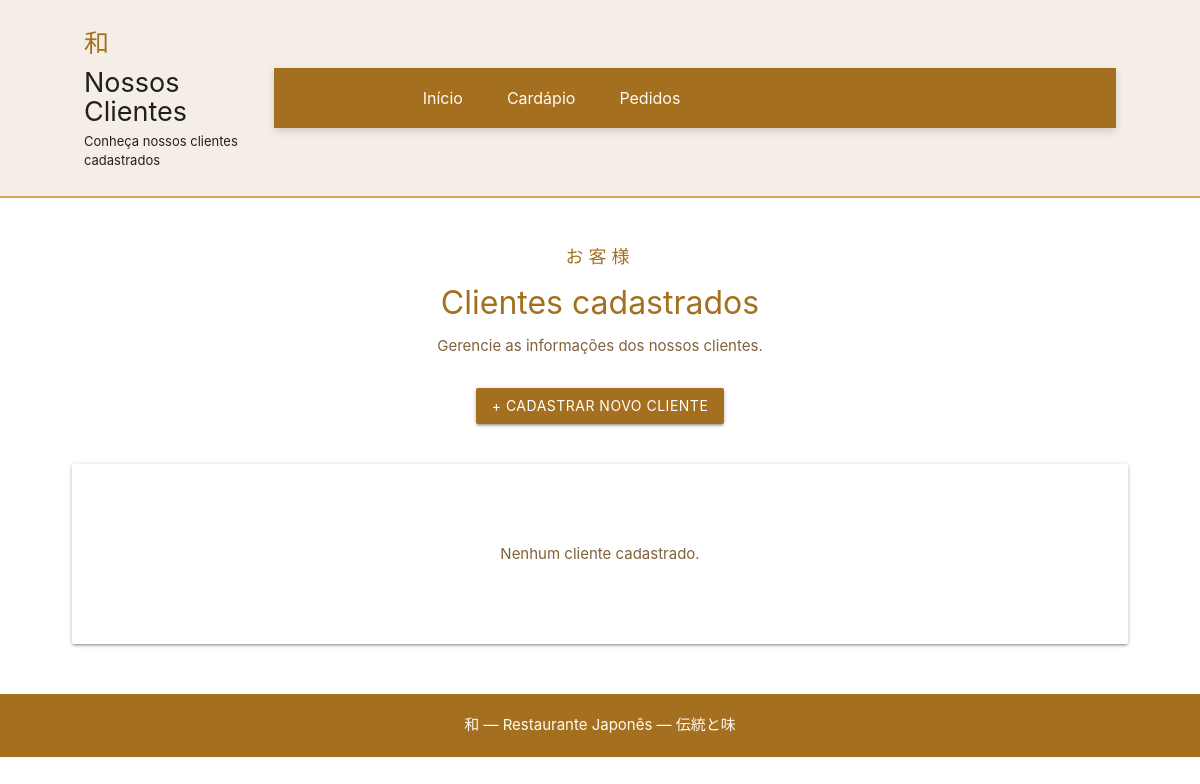
Before: /clientes with the older database file.
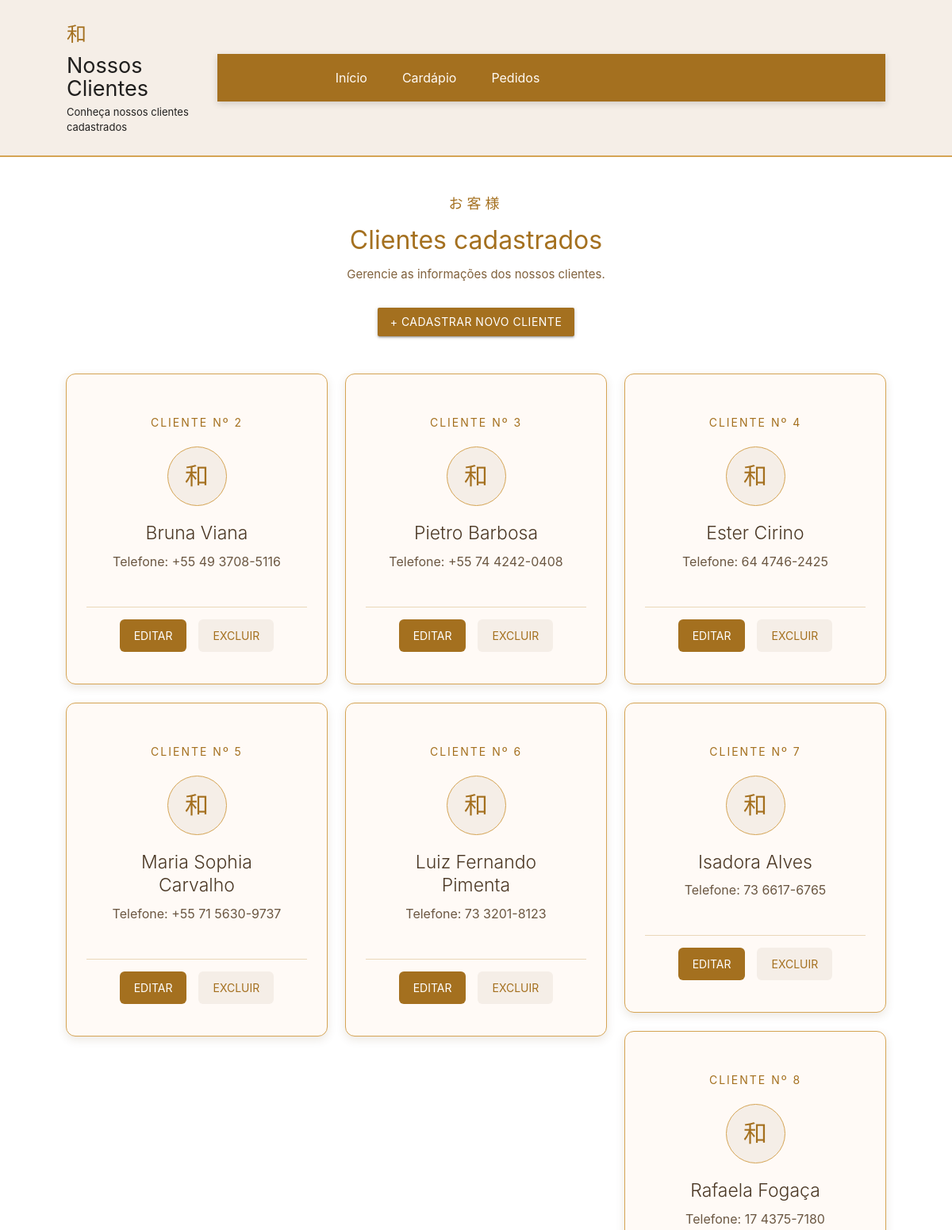
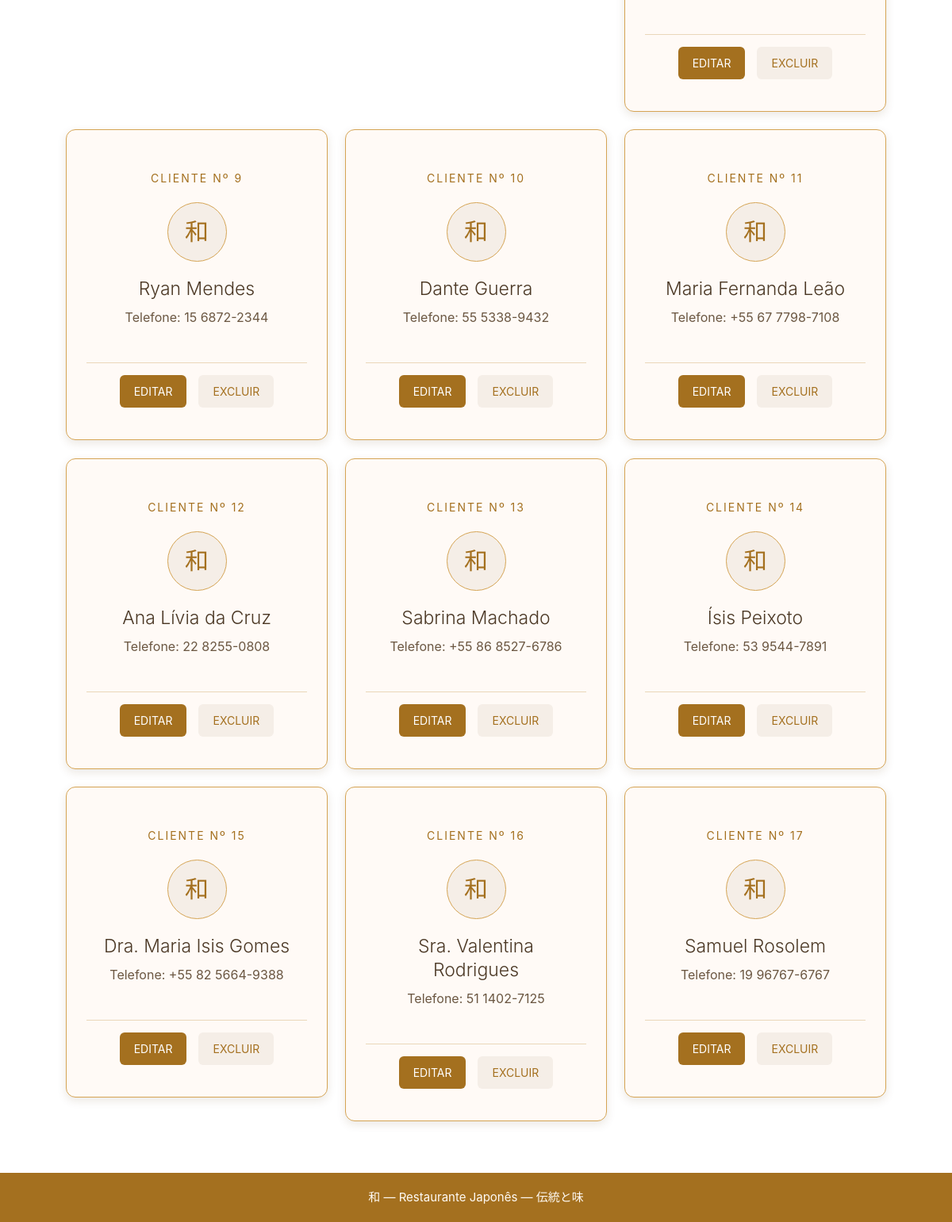
After: the same page with the newer database file (2 pictures, top to bottom).
### tables this page shows
CREATE TABLE clientes (
            id INTEGER PRIMARY KEY AUTOINCREMENT,
            nome TEXT NOT NULL,
            telefone TEXT NOT NULL
        );

### app.py (the view)
@app.route("/clientes")
def clientes():
    conexao = conectar()
    cursor = conexao.cursor()
    cursor.execute("SELECT * FROM clientes")
    lista_clientes = cursor.fetchall()
    conexao.close()
    return render_template("clientes.html", clientes=lista_clientes)

### banco.py (called while the page is built)
def conectar():
    return sqlite3.connect("restaurante.db")

### templates/clientes.html (shortened to what this page needs)
<!DOCTYPE html>
<html lang="pt-br">
<head>
    <link rel="stylesheet" href="https://cdnjs.cloudflare.com/ajax/libs/materialize/1.0.0/css/materialize.min.css">
    <link rel="stylesheet" href="{{ url_for('static', filename='style.css') }}">
</head>
<body>
    <header class="topo-japones">
        <div class="logo-japones">
            <span class="simbolo">和</span>
            <h1>Nossos Clientes</h1>
            <p>Conheça nossos clientes cadastrados</p>
        </div>
        <nav class="nav-japones">
            <div class="nav-wrapper container">
                <ul class="center">
                    <li><a href="/">Início</a></li>
                    <li><a href="/produtos">Cardápio</a></li>
                    <li><a href="/pedidos">Pedidos</a></li>
                </ul>
            </div>
        </nav>
    </header>
    <main class="pagina-clientes container">
        <section class="titulo-clientes">
            <span>お客様</span>
            <h2>Clientes cadastrados</h2>
            <p>Gerencie as informações dos nossos clientes.</p>
            <a href="/cadastrar_cliente"
               class="btn waves-effect waves-light botao-cadastrar-cliente">
                + Cadastrar novo cliente
            </a>
        </section>
        {% if clientes %}
            <div class="lista-clientes row">
                {% for cliente in clientes %}
                    <div class="col s12 m6 l4">
                        <div class="card cliente-card">
                            <div class="card-content">
                                <span class="cliente-id">
                                    CLIENTE Nº {{ cliente[0] }}
                                </span>
                                <div class="cliente-decoracao">
                                    和
                                </div>
                                <span class="card-title">
                                    {{ cliente[1] }}
                                </span>
                                <p class="cliente-detalhe">
                                    Telefone: {{ cliente[2] }}
                                </p>
                            </div>
                            <div class="card-action acoes-cliente">
                                <a href="/editar_cliente/{{ cliente[0] }}"
                                   class="botao-editar-cliente">
                                    Editar
                                </a>
                                <a href="/excluir_cliente/{{ cliente[0] }}"
                                   class="botao-excluir-cliente"
                                   onclick="return confirm('Tem certeza que deseja excluir este cliente?')">
                                    Excluir
                                </a>
                            </div>
                        </div>
                    </div>
                {% endfor %}
            </div>
        {% else %}
            <div class="card-panel">
                <p class="sem-clientes">
                    Nenhum cliente cadastrado.
                </p>
            </div>
        {% endif %}
    </main>
    <footer class="rodape-japones">
        <p>和 — Restaurante Japonês — 伝統と味</p>
    </footer>
</body>
</html>

### static/style.css (style rules this page uses)
.topo-japones { background-color: #f5eee7; padding: 25px 7%; display: flex; align-items: center; justify-content: space-between; border-bottom: 2px solid #d5a454; }
.logo-japones { text-align: left; }
.simbolo { color: #a4701f; font-size: 25px; }
.logo-japones h1 { font-size: 27px; margin: 5px 0; }
.logo-japones p { font-size: 13px; margin: 0; }
.rodape-japones { background-color: #a4701f; color: #f5eee7; padding: 20px; text-align: center; margin-top: 60px; }
.pagina-clientes { width: 88%; max-width: 1150px; margin: 45px auto; }
.titulo-clientes { text-align: center; margin-bottom: 40px; }
.titulo-clientes > span { color: #a4701f; letter-spacing: 5px; font-size: 18px; }
.titulo-clientes h2 { margin: 15px 0; font-size: 32px; color: #a4701f; }
.titulo-clientes p { color: #80613c; }
.botao-cadastrar-cliente { margin-top: 15px; background-color: #a4701f; color: white; }
.lista-clientes { display: grid; grid-template-columns: repeat(3, 1fr); gap: 25px; }
.cliente-card { background-color: #fffaf6; border: 1px solid #d5a454; border-radius: 10px; padding: 25px; text-align: center; transition: 0.3s; }
.cliente-id { color: #a4701f; font-size: 11px; letter-spacing: 2px; }
.cliente-decoracao { width: 75px; height: 75px; margin: 20px auto; border: 1px solid #d5a454; border-radius: 50%; display: flex; align-items: center; justify-content: center; color: #a4701f; font-size: 28px; background-color: #f5eee7; }
.cliente-detalhe { color: #80613c; font-size: 14px; }
.acoes-cliente { display: flex; justify-content: center; gap: 10px; margin-top: 20px; }
.acoes-cliente a { padding: 9px 17px; font-size: 13px; border-radius: 5px; }
.botao-editar-cliente { background-color: #a4701f; color: white; }
.botao-excluir-cliente { background-color: #f5eee7; color: #a4701f; }
.nav-japones { background-color: #a4701f; height: 60px; line-height: 60px; box-shadow: 0 3px 8px rgba(0, 0, 0, 0.15); }
.nav-japones ul { margin: 0; }
.nav-japones ul li { margin: 0; }
.nav-japones ul li a { background: transparent; border: none; border-radius: 0; color: #fffaf4; font-size: 16px; padding: 0 22px; }
.rodape-japones { margin-top: 50px; padding: 20px; background-color: #a4701f; color: #fffaf4; text-align: center; }
.rodape-japones p { margin: 0; }
.lista-clientes { display: block !important; }
.lista-clientes .cliente-card { width: 100%; min-height: 280px; height: auto; background-color: #fffaf6; border: 1px solid #d5a454; border-radius: 12px; text-align: center; box-shadow: 0 4px 12px rgba(90, 60, 20, 0.12); }
.lista-clientes .card-content { padding: 25px 20px; }
.lista-clientes .cliente-id { display: block; color: #a4701f; font-size: 14px; margin-bottom: 20px; }
.lista-clientes .cliente-decoracao { width: 75px; height: 75px; line-height: 75px; margin: 0 auto 20px; border-radius: 50%; background-color: #f5eee7; border: 1px solid #d5a454; color: #a4701f; font-size: 30px; }
.lista-clientes .card-title { color: #4b3825 !important; font-size: 23px !important; line-height: 1.3 !important; margin-bottom: 15px; }
.lista-clientes .cliente-detalhe { color: #6b5742; font-size: 16px; }
.lista-clientes .card-action { display: flex; justify-content: center; gap: 15px; padding: 15px !important; border-top: 1px solid #ead7b9 !important; }
.lista-clientes .card-action a { display: inline-block; padding: 10px 18px; border-radius: 6px; margin: 0 !important; font-size: 14px; text-decoration: none; }
.lista-clientes .botao-editar-cliente { background-color: #a4701f; color: white !important; }
.lista-clientes .botao-excluir-cliente { background-color: #f5eee7; color: #a4701f !important; }

Changed rows visible on the page:
added clientes: id "2", nome "Bruna Viana", telefone "+55 49 3708-5116"
added clientes: id "3", nome "Pietro Barbosa", telefone "+55 74 4242-0408"
added clientes: id "4", nome "Ester Cirino", telefone "64 4746-2425"
added clientes: id "5", nome "Maria Sophia Carvalho", telefone "+55 71 5630-9737"
added clientes: id "6", nome "Luiz Fernando Pimenta", telefone "73 3201-8123"
added clientes: id "7", nome "Isadora Alves", telefone "73 6617-6765"
added clientes: id "8", nome "Rafaela Fogaça", telefone "17 4375-7180"
added clientes: id "9", nome "Ryan Mendes", telefone "15 6872-2344"
added clientes: id "10", nome "Dante Guerra", telefone "55 5338-9432"
added clientes: id "11", nome "Maria Fernanda Leão", telefone "+55 67 7798-7108"
added clientes: id "12", nome "Ana Lívia da Cruz", telefone "22 8255-0808"
added clientes: id "13", nome "Sabrina Machado", telefone "+55 86 8527-6786"
added clientes: id "14", nome "Ísis Peixoto", telefone "53 9544-7891"
added clientes: id "15", nome "Dra. Maria Isis Gomes", telefone "+55 82 5664-9388"
added clientes: id "16", nome "Sra. Valentina Rodrigues", telefone "51 1402-7125"
added clientes: id "17", nome "Samuel Rosolem", telefone "19 96767-6767"
Other visible differences:
text no longer shown: "Nenhum cliente cadastrado."
